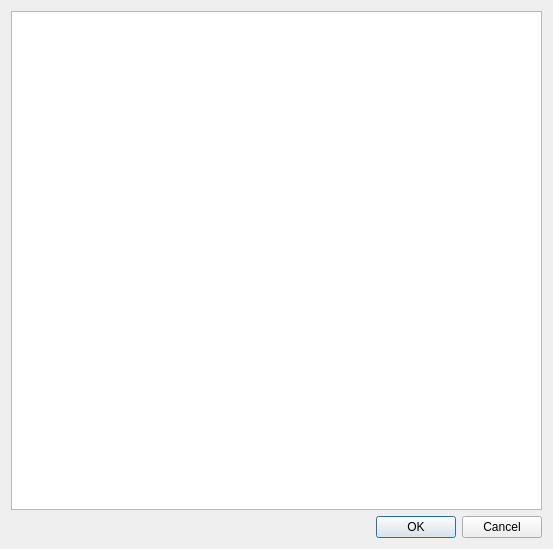
<?xml version="1.0" encoding="UTF-8"?>
<ui version="4.0">
 <class>Dialog</class>
 <widget class="QDialog" name="Dialog">
  <property name="geometry">
   <rect>
    <x>0</x>
    <y>0</y>
    <width>553</width>
    <height>549</height>
   </rect>
  </property>
  <property name="windowTitle">
   <string>Dialog</string>
  </property>
  <layout class="QVBoxLayout" name="verticalLayout">
   <item>
    <widget class="QListView" name="listView"/>
   </item>
   <item>
    <widget class="QDialogButtonBox" name="buttonBox">
     <property name="standardButtons">
      <set>QDialogButtonBox::Cancel|QDialogButtonBox::Ok</set>
     </property>
    </widget>
   </item>
  </layout>
 </widget>
 <resources/>
 <connections/>
</ui>
